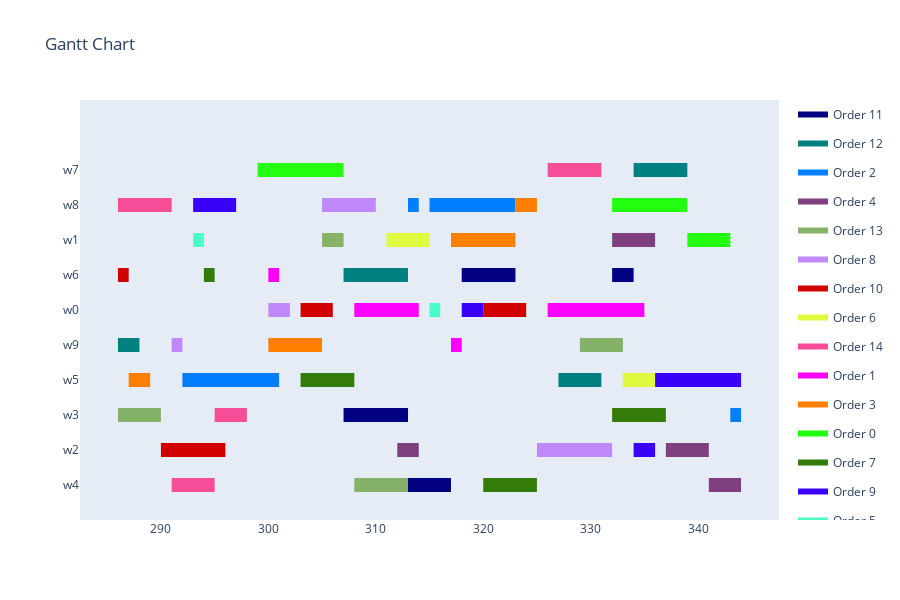

Here is the notebook cell this chart was saved with:
### Markdown cell above
Visualization

### Code cell
visualize_schedule(schedule, production_environment, orders)

### Figure 1 — Plotly figure (JSON) as saved in the notebook; plotly's stock layout.template omitted (floating-point values rounded to 4 significant figures)
{"data": [{"fill": "toself", "fillcolor": "rgb(0, 0, 128)", "hoverinfo": "name", "legendgroup": "rgb(0, 0, 128)", "mode": "none", "name": "Order 11", "type": "scatter", "x": [318, 323, 323, 318, 318, 332, 334, 334, 332, 332, 307, 313, 313, 307, 307, 313, 317, 317, 313], "y": [5.8, 5.8, 6.2, 6.2, null, 5.8, 5.8, 6.2, 6.2, null, 1.8, 1.8, 2.2, 2.2, null, -0.2, -0.2, 0.2, 0.2]}, {"fill": "toself", "fillcolor": "rgb(0, 128, 128)", "hoverinfo": "name", "legendgroup": "rgb(0, 128, 128)", "mode": "none", "name": "Order 12", "type": "scatter", "x": [334, 339, 339, 334, 334, 307, 313, 313, 307, 307, 286, 288, 288, 286, 286, 327, 331, 331, 327], "y": [8.8, 8.8, 9.2, 9.2, null, 5.8, 5.8, 6.2, 6.2, null, 3.8, 3.8, 4.2, 4.2, null, 2.8, 2.8, 3.2, 3.2]}, {"fill": "toself", "fillcolor": "rgb(0, 128, 255)", "hoverinfo": "name", "legendgroup": "rgb(0, 128, 255)", "mode": "none", "name": "Order 2", "type": "scatter", "x": [313, 314, 314, 313, 313, 315, 323, 323, 315, 315, 292, 301, 301, 292, 292, 343, 344, 344, 343], "y": [7.8, 7.8, 8.2, 8.2, null, 7.8, 7.8, 8.2, 8.2, null, 2.8, 2.8, 3.2, 3.2, null, 1.8, 1.8, 2.2, 2.2]}, {"fill": "toself", "fillcolor": "rgb(128, 64, 128)", "hoverinfo": "name", "legendgroup": "rgb(128, 64, 128)", "mode": "none", "name": "Order 4", "type": "scatter", "x": [332, 336, 336, 332, 332, 312, 314, 314, 312, 312, 337, 341, 341, 337, 337, 341, 344, 344, 341], "y": [6.8, 6.8, 7.2, 7.2, null, 0.8, 0.8, 1.2, 1.2, null, 0.8, 0.8, 1.2, 1.2, null, -0.2, -0.2, 0.2, 0.2]}, {"fill": "toself", "fillcolor": "rgb(133, 178, 104)", "hoverinfo": "name", "legendgroup": "rgb(133, 178, 104)", "mode": "none", "name": "Order 13", "type": "scatter", "x": [305, 307, 307, 305, 305, 329, 333, 333, 329, 329, 286, 290, 290, 286, 286, 308, 313, 313, 308], "y": [6.8, 6.8, 7.2, 7.2, null, 3.8, 3.8, 4.2, 4.2, null, 1.8, 1.8, 2.2, 2.2, null, -0.2, -0.2, 0.2, 0.2]}, {"fill": "toself", "fillcolor": "rgb(192, 136, 251)", "hoverinfo": "name", "legendgroup": "rgb(192, 136, 251)", "mode": "none", "name": "Order 8", "type": "scatter", "x": [305, 310, 310, 305, 305, 300, 302, 302, 300, 300, 291, 292, 292, 291, 291, 325, 332, 332, 325], "y": [7.8, 7.8, 8.2, 8.2, null, 4.8, 4.8, 5.2, 5.2, null, 3.8, 3.8, 4.2, 4.2, null, 0.8, 0.8, 1.2, 1.2]}, {"fill": "toself", "fillcolor": "rgb(209, 0, 0)", "hoverinfo": "name", "legendgroup": "rgb(209, 0, 0)", "mode": "none", "name": "Order 10", "type": "scatter", "x": [286, 287, 287, 286, 286, 303, 306, 306, 303, 303, 320, 324, 324, 320, 320, 290, 296, 296, 290], "y": [5.8, 5.8, 6.2, 6.2, null, 4.8, 4.8, 5.2, 5.2, null, 4.8, 4.8, 5.2, 5.2, null, 0.8, 0.8, 1.2, 1.2]}, {"fill": "toself", "fillcolor": "rgb(224, 248, 61)", "hoverinfo": "name", "legendgroup": "rgb(224, 248, 61)", "mode": "none", "name": "Order 6", "type": "scatter", "x": [311, 315, 315, 311, 311, 333, 336, 336, 333], "y": [6.8, 6.8, 7.2, 7.2, null, 2.8, 2.8, 3.2, 3.2]}, {"fill": "toself", "fillcolor": "rgb(247, 77, 153)", "hoverinfo": "name", "legendgroup": "rgb(247, 77, 153)", "mode": "none", "name": "Order 14", "type": "scatter", "x": [326, 331, 331, 326, 326, 286, 291, 291, 286, 286, 295, 298, 298, 295, 295, 291, 295, 295, 291], "y": [8.8, 8.8, 9.2, 9.2, null, 7.8, 7.8, 8.2, 8.2, null, 1.8, 1.8, 2.2, 2.2, null, -0.2, -0.2, 0.2, 0.2]}, {"fill": "toself", "fillcolor": "rgb(255, 0, 255)", "hoverinfo": "name", "legendgroup": "rgb(255, 0, 255)", "mode": "none", "name": "Order 1", "type": "scatter", "x": [300, 301, 301, 300, 300, 308, 314, 314, 308, 308, 326, 335, 335, 326, 326, 317, 318, 318, 317], "y": [5.8, 5.8, 6.2, 6.2, null, 4.8, 4.8, 5.2, 5.2, null, 4.8, 4.8, 5.2, 5.2, null, 3.8, 3.8, 4.2, 4.2]}, {"fill": "toself", "fillcolor": "rgb(255, 128, 0)", "hoverinfo": "name", "legendgroup": "rgb(255, 128, 0)", "mode": "none", "name": "Order 3", "type": "scatter", "x": [323, 325, 325, 323, 323, 317, 323, 323, 317, 317, 300, 305, 305, 300, 300, 287, 289, 289, 287], "y": [7.8, 7.8, 8.2, 8.2, null, 6.8, 6.8, 7.2, 7.2, null, 3.8, 3.8, 4.2, 4.2, null, 2.8, 2.8, 3.2, 3.2]}, {"fill": "toself", "fillcolor": "rgb(34, 254, 16)", "hoverinfo": "name", "legendgroup": "rgb(34, 254, 16)", "mode": "none", "name": "Order 0", "type": "scatter", "x": [299, 307, 307, 299, 299, 332, 336, 336, 332, 332, 336, 339, 339, 336, 336, 339, 343, 343, 339], "y": [8.8, 8.8, 9.2, 9.2, null, 7.8, 7.8, 8.2, 8.2, null, 7.8, 7.8, 8.2, 8.2, null, 6.8, 6.8, 7.2, 7.2]}, {"fill": "toself", "fillcolor": "rgb(51, 124, 9)", "hoverinfo": "name", "legendgroup": "rgb(51, 124, 9)", "mode": "none", "name": "Order 7", "type": "scatter", "x": [294, 295, 295, 294, 294, 303, 308, 308, 303, 303, 332, 337, 337, 332, 332, 320, 325, 325, 320], "y": [5.8, 5.8, 6.2, 6.2, null, 2.8, 2.8, 3.2, 3.2, null, 1.8, 1.8, 2.2, 2.2, null, -0.2, -0.2, 0.2, 0.2]}, {"fill": "toself", "fillcolor": "rgb(57, 1, 248)", "hoverinfo": "name", "legendgroup": "rgb(57, 1, 248)", "mode": "none", "name": "Order 9", "type": "scatter", "x": [293, 297, 297, 293, 293, 318, 320, 320, 318, 318, 336, 344, 344, 336, 336, 334, 336, 336, 334], "y": [7.8, 7.8, 8.2, 8.2, null, 4.8, 4.8, 5.2, 5.2, null, 2.8, 2.8, 3.2, 3.2, null, 0.8, 0.8, 1.2, 1.2]}, {"fill": "toself", "fillcolor": "rgb(72, 253, 199)", "hoverinfo": "name", "legendgroup": "rgb(72, 253, 199)", "mode": "none", "name": "Order 5", "type": "scatter", "x": [293, 294, 294, 293, 293, 315, 316, 316, 315], "y": [6.8, 6.8, 7.2, 7.2, null, 4.8, 4.8, 5.2, 5.2]}, {"legendgroup": "rgb(0, 0, 128)", "marker": {"color": "rgb(0, 0, 128)", "opacity": 0, "size": 1}, "mode": "markers", "name": "", "showlegend": false, "text": [null, null, null, null, null, null, null, null], "type": "scatter", "x": [318, 323, 332, 334, 307, 313, 313, 317], "y": [6, 6, 6, 6, 2, 2, 0, 0]}, {"legendgroup": "rgb(0, 128, 128)", "marker": {"color": "rgb(0, 128, 128)", "opacity": 0, "size": 1}, "mode": "markers", "name": "", "showlegend": false, "text": [null, null, null, null, null, null, null, null], "type": "scatter", "x": [334, 339, 307, 313, 286, 288, 327, 331], "y": [9, 9, 6, 6, 4, 4, 3, 3]}, {"legendgroup": "rgb(0, 128, 255)", "marker": {"color": "rgb(0, 128, 255)", "opacity": 0, "size": 1}, "mode": "markers", "name": "", "showlegend": false, "text": [null, null, null, null, null, null, null, null], "type": "scatter", "x": [313, 314, 315, 323, 292, 301, 343, 344], "y": [8, 8, 8, 8, 3, 3, 2, 2]}, {"legendgroup": "rgb(128, 64, 128)", "marker": {"color": "rgb(128, 64, 128)", "opacity": 0, "size": 1}, "mode": "markers", "name": "", "showlegend": false, "text": [null, null, null, null, null, null, null, null], "type": "scatter", "x": [332, 336, 312, 314, 337, 341, 341, 344], "y": [7, 7, 1, 1, 1, 1, 0, 0]}, {"legendgroup": "rgb(133, 178, 104)", "marker": {"color": "rgb(133, 178, 104)", "opacity": 0, "size": 1}, "mode": "markers", "name": "", "showlegend": false, "text": [null, null, null, null, null, null, null, null], "type": "scatter", "x": [305, 307, 329, 333, 286, 290, 308, 313], "y": [7, 7, 4, 4, 2, 2, 0, 0]}, {"legendgroup": "rgb(192, 136, 251)", "marker": {"color": "rgb(192, 136, 251)", "opacity": 0, "size": 1}, "mode": "markers", "name": "", "showlegend": false, "text": [null, null, null, null, null, null, null, null], "type": "scatter", "x": [305, 310, 300, 302, 291, 292, 325, 332], "y": [8, 8, 5, 5, 4, 4, 1, 1]}, {"legendgroup": "rgb(209, 0, 0)", "marker": {"color": "rgb(209, 0, 0)", "opacity": 0, "size": 1}, "mode": "markers", "name": "", "showlegend": false, "text": [null, null, null, null, null, null, null, null], "type": "scatter", "x": [286, 287, 303, 306, 320, 324, 290, 296], "y": [6, 6, 5, 5, 5, 5, 1, 1]}, {"legendgroup": "rgb(224, 248, 61)", "marker": {"color": "rgb(224, 248, 61)", "opacity": 0, "size": 1}, "mode": "markers", "name": "", "showlegend": false, "text": [null, null, null, null], "type": "scatter", "x": [311, 315, 333, 336], "y": [7, 7, 3, 3]}, {"legendgroup": "rgb(247, 77, 153)", "marker": {"color": "rgb(247, 77, 153)", "opacity": 0, "size": 1}, "mode": "markers", "name": "", "showlegend": false, "text": [null, null, null, null, null, null, null, null], "type": "scatter", "x": [326, 331, 286, 291, 295, 298, 291, 295], "y": [9, 9, 8, 8, 2, 2, 0, 0]}, {"legendgroup": "rgb(255, 0, 255)", "marker": {"color": "rgb(255, 0, 255)", "opacity": 0, "size": 1}, "mode": "markers", "name": "", "showlegend": false, "text": [null, null, null, null, null, null, null, null], "type": "scatter", "x": [300, 301, 308, 314, 326, 335, 317, 318], "y": [6, 6, 5, 5, 5, 5, 4, 4]}, {"legendgroup": "rgb(255, 128, 0)", "marker": {"color": "rgb(255, 128, 0)", "opacity": 0, "size": 1}, "mode": "markers", "name": "", "showlegend": false, "text": [null, null, null, null, null, null, null, null], "type": "scatter", "x": [323, 325, 317, 323, 300, 305, 287, 289], "y": [8, 8, 7, 7, 4, 4, 3, 3]}, {"legendgroup": "rgb(34, 254, 16)", "marker": {"color": "rgb(34, 254, 16)", "opacity": 0, "size": 1}, "mode": "markers", "name": "", "showlegend": false, "text": [null, null, null, null, null, null, null, null], "type": "scatter", "x": [299, 307, 332, 336, 336, 339, 339, 343], "y": [9, 9, 8, 8, 8, 8, 7, 7]}, {"legendgroup": "rgb(51, 124, 9)", "marker": {"color": "rgb(51, 124, 9)", "opacity": 0, "size": 1}, "mode": "markers", "name": "", "showlegend": false, "text": [null, null, null, null, null, null, null, null], "type": "scatter", "x": [294, 295, 303, 308, 332, 337, 320, 325], "y": [6, 6, 3, 3, 2, 2, 0, 0]}, {"legendgroup": "rgb(57, 1, 248)", "marker": {"color": "rgb(57, 1, 248)", "opacity": 0, "size": 1}, "mode": "markers", "name": "", "showlegend": false, "text": [null, null, null, null, null, null, null, null], "type": "scatter", "x": [293, 297, 318, 320, 336, 344, 334, 336], "y": [8, 8, 5, 5, 3, 3, 1, 1]}, {"legendgroup": "rgb(72, 253, 199)", "marker": {"color": "rgb(72, 253, 199)", "opacity": 0, "size": 1}, "mode": "markers", "name": "", "showlegend": false, "text": [null, null, null, null], "type": "scatter", "x": [293, 294, 315, 316], "y": [7, 7, 5, 5]}], "layout": {"height": 600, "hovermode": "closest", "showlegend": true, "title": {"text": "Gantt Chart"}, "xaxis": {"rangeselector": {"buttons": [{"count": 7, "label": "1w", "step": "day", "stepmode": "backward"}, {"count": 1, "label": "1m", "step": "month", "stepmode": "backward"}, {"count": 6, "label": "6m", "step": "month", "stepmode": "backward"}, {"count": 1, "label": "YTD", "step": "year", "stepmode": "todate"}, {"count": 1, "label": "1y", "step": "year", "stepmode": "backward"}, {"step": "all"}]}, "showgrid": false, "type": "linear", "zeroline": false}, "yaxis": {"autorange": false, "range": [-1, 11], "showgrid": false, "ticktext": ["w4", "w2", "w3", "w5", "w9", "w0", "w6", "w1", "w8", "w7"], "tickvals": [0, 1, 2, 3, 4, 5, 6, 7, 8, 9], "zeroline": false}}}
